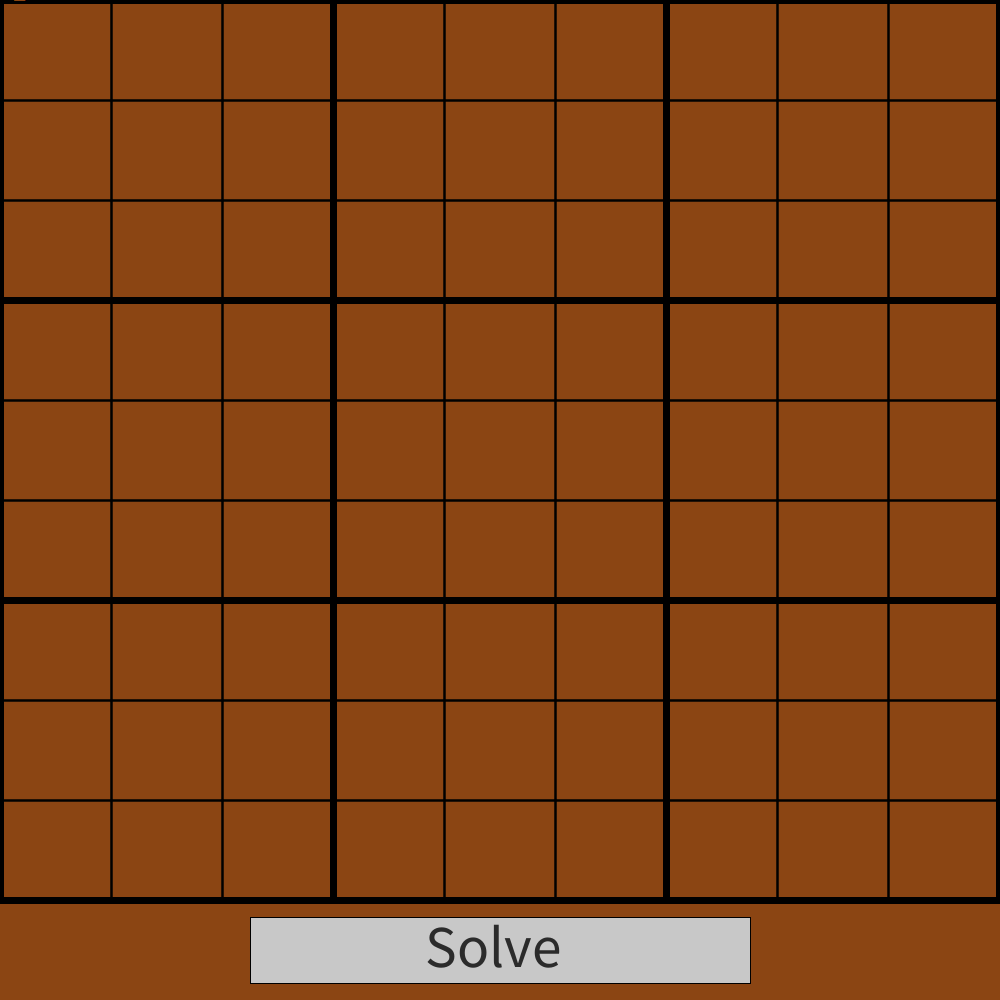
Frame 1 (no input)
Frame 60 (the mouse pressed at the canvas centre just before this capture): identical to frame 1, image omitted
Frame 120 (the mouse held since frame 60 and released just before this capture): identical to frame 1, image omitted

The Processing sketch that drew this single still picture (run headless with seeded random() and noise(); from frame 60 on, the mouse is pressed at the canvas centre):

// Processing sketch: Sudoku_1_1
// ── Sudoku_1_1.pde
xyLocations locations;
Board board;
boolean clicked = false;
Correct correct;
SolveBacktracking solving;

void setup() {
  size(1000, 1000);
  locations = new xyLocations();
  board = new Board();
  correct = new Correct(board);
  solving = new SolveBacktracking(board, correct);
}

void draw() {
  board.drawBoard();
  board.drawNum();
  correct.updateCorrect(board);
  correct.allCorrect();
  solving.updateSolveBacktracking(board, correct);
  solving.drawSolveButton();
  solving.clickingButton();
  solving.solve(board, correct);
  solving.displaySolvingNums();
}

public void mouseClicked() {
  clicked = true;
  board.mouseInBox(clicked);
}
// ── Board.pde
public class xyLocations {
  public int x;
  public int y;
  public String toString() {
    return "[" + x + ", " + y + "]";
  }
}

public class drawNumArr {
  public int numVal; //actual num values
  public int xNumLoc; //x location
  public int yNumLoc; //y location
  
  public int getNumVal() {
    return numVal;
  }
}

public class Board {
  //board property variables
  private float xSide = width/9;
  private float ySide = (height*.9)/9;
  private float xStartCenter = xSide/2;
  private float yStartCenter = ySide/2;
  private float xEnd = 9*xSide;
  private float yEnd = 9*ySide;

  //finding the x and y locations of the box the mouse is in
  private boolean clicked = false;

  //creating the matrix array of all the x y coordinates of each box. VERY IMPORTANT!
  private xyLocations[][] boxLocationArr = new xyLocations[9][9]; //[x num box][y num box]
  private int xBoxLocation;
  private int yBoxLocation;

  private int xBoxGridCoor;
  private int yBoxGridCoor;
  
  //coordinates for drawing the numbers on screen
  private drawNumArr[][] drawNumArr = new drawNumArr[9][9];

  //initializes everything
  public Board() {
    for (int row = 0; row < 9; row++) {
      for (int col = 0; col < 9; col++) {
        boxLocationArr[col][row] = new xyLocations();
        boxLocationArr[col][row].x = (int)(col*xSide);
        boxLocationArr[col][row].y = (int)(row*ySide);
        
        drawNumArr[row][col] = new drawNumArr();
      }
    }
  }

  //draws the board by drawing first squares with thin lines and then a few thick lines to make it have the usual sodoku look
  public void drawBoard() {
    pushStyle();
    noFill();
    strokeWeight(2);
    background(139, 69, 19);

    for (int col = 0; col < 9; col++) { //draw square
      for (int row = 0; row < 9; row++) {
        rect(row*xSide, col*ySide, xSide, ySide);
      }
    }  
    strokeWeight(7); 
    for (int i = 0; i < 4; i++) { //draw thick lines
      line(0, 3*i*ySide, xEnd, (3*i*ySide));
      line(3*i*xSide, 0, 3*i*xSide, yEnd);
    }
    popStyle();
  }

  //prints out the x and y locations of each box
  public String toString() {
    String s = "Matrix: 9 x 9" + "\n";
    for (int i = 0; i < 9; i++) {
      for (int j = 0; j < 9; j++) {
        s += boxLocationArr[j][i] + " ";
      }
      s += "\n";
    }
    return s;
  }
  
  //If mouse is clicked, determines which box the mouse is in.
  //Pass the x and y grid coordinates of that box to the variables xBoxGridCoor and yBoxGridCoor
  //Pass the x and y location coordinates of that box to the variables xBoxLocation and yBoxLocation
  //Sets the value of x and y coordinates in the drawNumArr. This basically gives the x and y coordinates for the numbers that will be drawn
  //Also prints out the x and y grid coordinates by adding 1 to the x and y grid coordinates
  public void mouseInBox(boolean clicked) {
    if (clicked == true) {
      for (int i = 0; i <9; i++) {
        for (int j = 0; j < 9; j++) {
          if ( mouseX > boxLocationArr[j][i].x && mouseX < boxLocationArr[j][i].x + xSide) {
            if (mouseY > boxLocationArr[j][i].y && mouseY < boxLocationArr[j][i].y + ySide) {
              xBoxLocation = (int)boxLocationArr[j][i].x;
              yBoxLocation = (int)boxLocationArr[j][i].y;
              xBoxGridCoor = j;
              yBoxGridCoor = i;
              
              drawNumArr[xBoxGridCoor][yBoxGridCoor].xNumLoc = (int)(xBoxLocation + xSide * .3);
              drawNumArr[xBoxGridCoor][yBoxGridCoor].yNumLoc = (int)(yBoxLocation + ySide * .8);
              
              int tempX = j + 1;
              int tempY = i + 1;
              System.out.println("X: " + tempX + " " + "Y: " + tempY);
            }
          }
        }
      }
      clicked = false;
    }
  }

  //If a key 1-9 is pressed, set the value of drawNumArr at that box's x and y location as that key
  public void arrayToDrawNum() {
    int num = 0;
    if (key == '1')
      num = 1;
    if (key == '2')
      num = 2;    
    if (key == '3')
      num = 3;  
    if (key == '4')
      num = 4;
    if (key == '5')
      num = 5;
    if (key == '6')
      num = 6;
    if (key == '7')
      num = 7;
    if (key == '8')
      num = 8;
    if (key == '9')
      num = 9;
    
    if (num > 0.0 && keyPressed == true) {
      drawNumArr[xBoxGridCoor][yBoxGridCoor].numVal = num;
    }
  }
  
  //add if key released statement to fix problem
  public void drawNum() {
    fill(139, 69, 19);
    arrayToDrawNum();
    textSize(ySide * .8);
    for (int col = 0; col < 9; col++) {
      for (int row = 0; row < 9; row++) {
        if (drawNumArr[row][col].numVal != 0.0)
          fill(255, 255, 255);
        text((int)drawNumArr[row][col].numVal, drawNumArr[row][col].xNumLoc, drawNumArr[row][col].yNumLoc);
      }
    }
  }
  
  public void setSudokuNum(int col, int row, int val) {
    drawNumArr[col][row].numVal = val;
  } 
  
  public int[][] getSudokuNum() {
    int[][] sudokuNum = new int[9][9];
    for (int col = 0; col < 9; col++) {
      for (int row = 0; row < 9; row++) {
        sudokuNum[row][col] = (int)drawNumArr[row][col].getNumVal();
      }
    }
    return sudokuNum;
  }
  
  /*public int[] getSudokuNum1DArr() {
    int[] sudokuNum = new int[81];
    int i = 0;
    for (int col = 0; col < 9; col++) {
      for (int row = 0; row < 9; row++) {
        sudokuNum[i] = (int)drawNumArr[row][col].getNumVal();
        i++;
      }
    }
    return sudokuNum;
  }*/
  
  public int[][] getXNumLoc() {
    int[][] xNumLoc = new int[9][9];
    for (int r = 0; r < 9; r++) {
      for (int c = 0; c < 9; c++) {
        xNumLoc[c][r] = (int)boxLocationArr[c][r].x;
      }
    }
    return xNumLoc;
  }
  
  public int[][] getYNumLoc() {
    int[][] yNumLoc = new int[9][9];
    for (int r = 0; r < 9; r++) {
      for (int c = 0; c < 9; c++) {
        yNumLoc[c][r] = (int)boxLocationArr[c][r].y;
      }
    }
    return yNumLoc;
  }
}
// ── Correct.pde
public class Correct {
  private int[][] sudokuNum = new int[9][9];
  
  public Correct(Board board)  {
    int[][] temp = board.getSudokuNum();
    for (int r = 0; r < 9; r++) {
      for (int c = 0; c < 9; c++)
        sudokuNum[r][c] = temp[r][c];
    }
  }
  
  public void updateCorrect(Board board) {
    int[][] temp = board.getSudokuNum();
    for (int r = 0; r < 9; r++) {
      for (int c = 0; c < 9; c++)
        sudokuNum[r][c] = temp[r][c];
      //System.out.print(sudokuNum[i]);
    }
    //System.out.println();
    
    verticalCorrect();
    horizontalCorrect();
    boxCorrect();
  }
  
  public boolean horizontalCorrect() {
    for (int c = 0; c < 9; c++) {
      int[] temp = new int[9];
      for (int r = 0; r < 9; r++) {
        temp[r] = sudokuNum[r][c];
      }
      for (int i = 0; i < 9; i++) {
        for (int j = 0; j < 9; j++) {
          if (i != j) {
            if (temp[i] > 0 && temp[j] > 0) {
              if (temp[i] == temp[j]) {
                //System.out.println("Horizontal Correct is false");
                return false;
              }
            }
          }
        }
      }
    }          
    return true;
  }
  
  public boolean verticalCorrect() {
    for (int r = 0; r < 9; r++) {
      int[] temp = new int[9];
      for (int c = 0; c < 9; c++) {
        temp[c] = sudokuNum[r][c];
      }
      for (int i = 0; i < 9; i++) {
        for (int j = 0; j < 9; j++) {
          if (i != j) {
            if (temp[i] > 0 && temp[j] > 0) {
              if (temp[i] == temp[j]) {
                //System.out.println("Vertical Correct is false");
                return false;
              }
            }
          }
        }
      }
    }          
    return true;
  }
  
  public boolean boxCorrect() {
    for (int i = 0; i < 3; i++) {
      for (int j = 0; j < 3; j++) {
        int[][] temp = new int[3][3];
        for (int r = 0; r < 3; r++) {
          for (int c = 0; c < 3; c++) {
            temp[r][c] = sudokuNum[3*i + r][j*3 + c];
          }
        }
        for (int k = 0; k < 3; k++) {
          for (int l = 0; l < 3; l++) {
            for (int m = 0; m < 3; m++) {
              for (int n = 0; n < 3; n++) {
                if (k != m && l != n) {
                  if (temp[k][l] > 0 && temp[m][n] > 0) {
                    if (temp[k][l] == temp[m][n]) {
                      //System.out.println("Box Correct is false");
                      return false;
                    }
                  }
                }
              }
            }
          }
        }
      }
    }
    return true;
  }
 
  public boolean allCorrect() {
    if (verticalCorrect() == false || horizontalCorrect() == false || boxCorrect() == false)
      return false;
    else
      return true;
  }
}
// ── SolveBacktracking.pde
public class SolveBacktracking {
  private int[][] sudokuNum = new int[9][9];
  private int[][] xNumLoc = new int[9][9];
  private int[][] yNumLoc = new int[9][9];
  private boolean correctVal = true;
  private float x;
  private float y;
  private float w;
  private float h;
  private int clickedButton = 0;
  private int[] rVal;
  private int[] cVal;
  private int count;
  private int printingVar = 0;
  private int[][] solvedSudokuNum = new int[9][9];
  
  public SolveBacktracking(Board board, Correct correct)  {
    sudokuNum = board.getSudokuNum();
    xNumLoc = board.getXNumLoc();
    yNumLoc = board.getYNumLoc();
    correctVal = correct.allCorrect();
  }
  
  public void updateSolveBacktracking(Board board, Correct correct) {
    sudokuNum = board.getSudokuNum();
    xNumLoc = board.getXNumLoc();
    yNumLoc = board.getYNumLoc();
    correctVal = correct.allCorrect();
  }
  
  public void drawSolveButton() {
    x = width/2;
    y = height * .95;
    w = width * 0.5;
    h = height * .066;
    pushStyle();  
    rectMode(CENTER);
    fill(200, 200, 200);
    rect(x, y, w, h);
    fill(0, 0, 0, 200);
    textSize(h*.9);
    text("Solve", .85*x, y+h*.25);
    popStyle();
  }
  
  public void clickingButton() {
    if (mousePressed == true) {
      if (mouseX > x - w*.5 && mouseX < x + w*.5 && mouseY > y - h*.5 && mouseY < y + h*.5)
        clickedButton++;
    }
  }
  
  public void setRValCVal() {
     //see how many places on the sudoku board are equal to 0 aka don't have a num put in them yet
    count = 81;
    for (int r = 0; r < 9; r++) {
      for (int c = 0; c < 9; c++) {
        for (int num = 1; num <= 9; num++) {
          if (sudokuNum[r][c] == num)
            count--;
        }
      }
    }
    
    //make an array that stores the coordinates of the places on the sudoku board that are equal to 0
    rVal = new int[count];
    cVal = new int[count];
    int i = 0;
    int tempVal = 0;
    for (int r = 0; r < 9; r++) {
      for (int c = 0; c < 9; c++) {
        for (int num = 1; num <= 9; num++) {
          if (sudokuNum[c][r] != num) 
            tempVal++;
        }
        int tempVal2 = tempVal;
        tempVal = 0;
        if (tempVal2 == 9) {
          rVal[i] = r;
          cVal[i] = c;
          i++;
        }
      }
    }
  }
      
    
  public void solve(Board board, Correct correct) {
    correct.updateCorrect(board);
    correctVal = correct.allCorrect();
    if (clickedButton > 0 && correctVal == true) {
      setRValCVal();
      int backToPreviousNum = 0;
      
      for (int j = 0; j < count; j++) { //go through every place that is equal to 0
        int numC = cVal[j];
        int numR = rVal[j];
        int printC = numC + 1;
        int printR = numR + 1; //<>//
        
        sudokuNum[numC][numR] = backToPreviousNum + 1;
        int num = sudokuNum[numC][numR];

        correctVal = true;
        board.setSudokuNum(numC, numR, num);
        correct.updateCorrect(board);
        correctVal = correct.allCorrect();
        
        if (correctVal == true && num <= 9) {
          solvedSudokuNum[numC][numR] = num;
          board.setSudokuNum(numC, numR, num);
          backToPreviousNum = 0;
          System.out.println("The value " + num + " at [" + printC + ", " + printR + "] works");
        }
        else if (correctVal == false && num < 9) {
          solvedSudokuNum[numC][numR] = num + 1;
          board.setSudokuNum(numC, numR, num + 1);
          backToPreviousNum++;
          int temp = num + 1;
          System.out.println("The value " + num + " at [" + printC + ", " + printR + "] doesn't work so I'm setting it to " + temp);
          j--;
        }
        else if (correctVal == false && num == 9) {
          int numPrevC = cVal[j-1];
          int numPrevR = rVal[j-1];
          int numPrev = sudokuNum[numPrevC][numPrevR];
          int printPrevC = numPrevC + 1;
          int printPrevR = numPrevR + 1;
      
          sudokuNum[numC][numR] = 0;
          board.setSudokuNum(numC, numR, 0);
          
          if (numPrev < 9) {
            board.setSudokuNum(numPrevC, numPrevR, numPrev + 1);
            backToPreviousNum = numPrev;
            int temp = numPrev + 1;
            System.out.println("The num " + num + " at [" + printC + ", " + printR + "] doesn't work so setting the num at [" + printPrevC + ", " + printPrevR + "] to " + temp);
            solvedSudokuNum[numC][numR] = 0; 
            solvedSudokuNum[numPrevC][numPrevR] = numPrev;
            j-=2;
          }
          else if (numPrev == 9) {
            int numPrev2C = cVal[j-2];
            int numPrev2R = rVal[j-2];
            int numPrev2 = sudokuNum[numPrev2C][numPrev2R];
            int printPrev2C = numPrev2C + 1;
            int printPrev2R = numPrev2R + 1;
          
            System.out.println("Thing");
            board.setSudokuNum(numPrevC, numPrevR, 0);
            board.setSudokuNum(numPrev2C, numPrev2R, numPrev2 + 1);
            backToPreviousNum = numPrev2;
            int temp = numPrev + 1;
            int temp1 = numPrev2 + 1;
            System.out.println("The num " + num + " at [" + printC + ", " + printR + "] doesn't work and the num " + temp + " at [" + printPrevC + ", " + printPrevR + "] is too high so setting the num at [" + printPrev2C + ", " + printPrev2R + "] to " + temp1);
            solvedSudokuNum[numC][numR] = 0; 
            solvedSudokuNum[numPrevC][numPrevR] = 0;
            solvedSudokuNum[numPrev2C][numPrev2R] = numPrev2;
            j-=3;
          }
        }
      }
    }
    else if (clickedButton > 0 && correctVal == false)
      System.out.println("The numbers you entered are not valid");
  }
  
  public void displaySolvingNums() {
    for (int r = 0; r < 9; r++) {
      for (int c = 0; c < 9; c++) {
        if (solvedSudokuNum[c][r] > 0) { 
          float xLoc = (c * (width/9) ) + (width/9) * .3;
          float yLoc = (r * (height*.9)/9) + ((height*.9)/9) * .8;
          float temp1 = c + 1;
          float temp2 = r + 1;
          
          pushStyle();
          fill(0, 0, 200);
          textSize((height*.9)/9 * .8);
          text(solvedSudokuNum[c][r], xLoc, yLoc);
          popStyle();
          //System.out.println("Printing " + sudokuNum[c][r] + " at [" + temp1 + ", " + temp2 + "] and at [" + xLoc + ", " + yLoc + "]");
        }
      }
    }
  }
}
